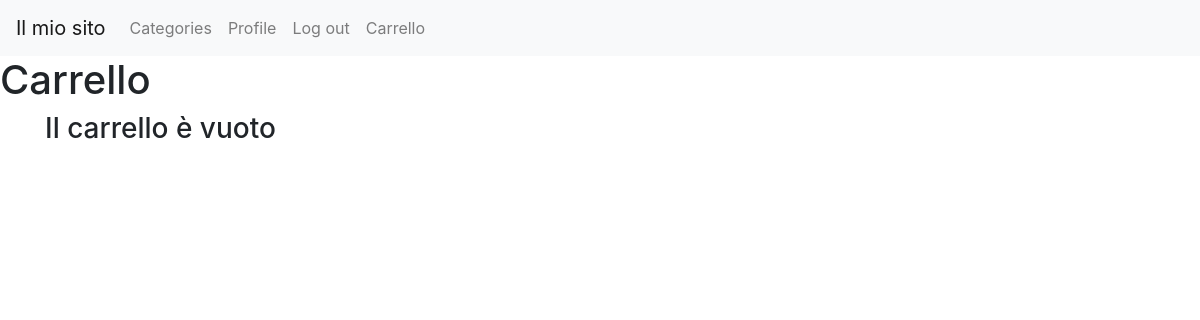
Page /page_carrello.php (signed in) on the earlier database version.
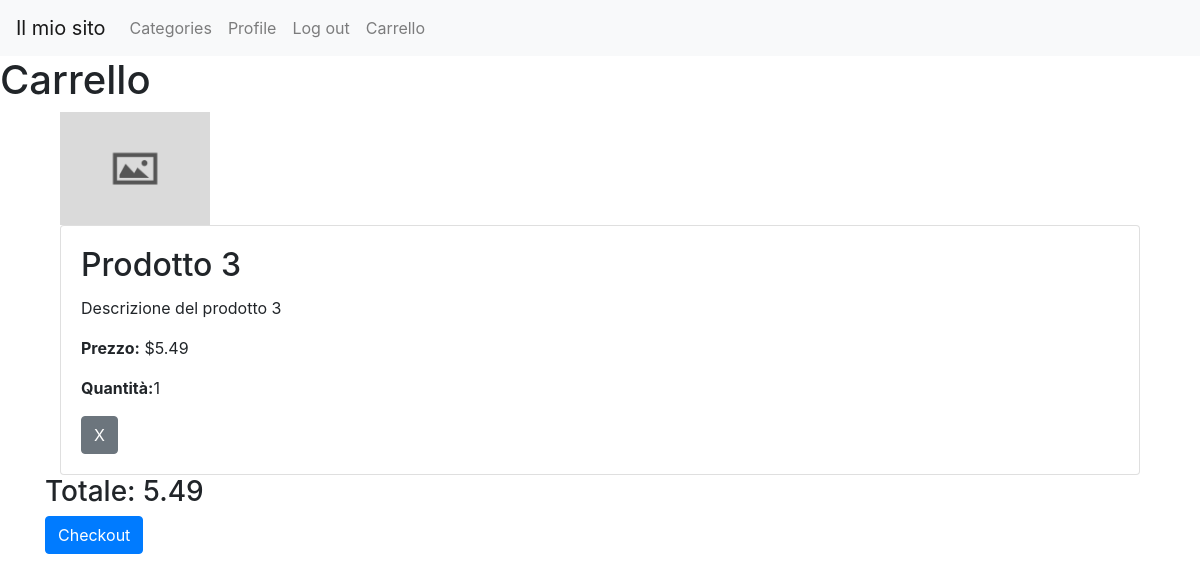
Same page on the later database version.
### tables this page shows
CREATE TABLE `aggiunta_carrello` (
  `ID` int(11) NOT NULL,
  `idProdotto` int(11) DEFAULT NULL,
  `idCarrello` int(11) DEFAULT NULL,
  `quantita_carrello` int(11) DEFAULT NULL
);

CREATE TABLE `prodotto` (
  `ID` int(11) NOT NULL,
  `nome` varchar(255) DEFAULT NULL,
  `descrizione` text DEFAULT NULL,
  `prezzo` decimal(10,2) DEFAULT NULL,
  `quantita` int(11) DEFAULT NULL,
  `img_path` varchar(255) NOT NULL
);

### classi/db_connection.php (called while the page is built, shortened)
<?php
class Database {
    private $servername = "localhost";
    private $username = "root";
    private $password = "";
    private $dbname = "ecommerce";
    private $conn;
    private function __construct() {
        $this->conn = new mysqli($this->servername, $this->username, $this->password, $this->dbname);
    }
    function read_table($table, $where = null, $type_where=null) {
        $sql = "SELECT * FROM $table";
        if ($where !== null) {
            $sql .= " WHERE ";
            $params = [];
            foreach ($where as $field => $value) {
                $sql .= "$field = ? AND ";
                $params[] = $value;
            }
            $sql = substr($sql, 0, -5);
            $conn = $this->conn;
            $stmt = $conn->prepare($sql);
            if($type_where==null)
                $s= str_repeat('s', count($params));
            else
                $s=$type_where;
            $stmt->bind_param($s, ...$params);
        } else {
            $conn = $this->conn;
            $stmt = $conn->prepare($sql);
        }
        $stmt->execute();
        $result = $stmt->get_result();
        return $result;
    }
}
?>

### page_carrello.php (the view, shortened to what this page needs)
<?php
require_once "classi/db_connection.php";
require_once "classi/prodotto.php";
require_once "classi/navbar.php";
$db = Database::getInstance();
$result = false;
if(isset($_SESSION['id']) && $_SESSION['id'] != "") {
    $navbar = new NavBar($_SESSION['id']);
    $result = $db->read_table("(aggiunta_carrello join prodotto on aggiunta_carrello.idProdotto=prodotto.ID) join carrello on aggiunta_carrello.idCarrello = carrello.ID", array("carrello.id_utente"=>$_SESSION['id'], "attivo"=>1), "ii");
} else {
    $navbar = new NavBar();
    if(isset($_COOKIE['id_utente'])){
        $result = $db->read_table("(aggiunta_carrello join prodotto on aggiunta_carrello.idProdotto=prodotto.ID) join carrello on aggiunta_carrello.idCarrello = carrello.ID", array("carrello.id_utente"=>$_COOKIE['id_utente'], "attivo"=>1), "ii");
    }
}
?>
<!DOCTYPE html>
<html lang="en">
<head>
    <link rel="stylesheet" href="https://stackpath.bootstrapcdn.com/bootstrap/4.3.1/css/bootstrap.min.css">
</head>
<body>
    <?php
        echo $navbar->showNavbar();
        $totale = 0;
        echo "<h1>Carrello</h1>";
        echo "<div class='container'>";
        if($result){
            if($result->num_rows > 0){
                while($row = $result->fetch_assoc()){
                    $id_carrello = $row['idCarrello'];
                    $prodotto = new Prodotto(
                        $row['idProdotto'],
                        $row['nome'],
                        $row['descrizione'],
                        $row['prezzo'],
                        $row['quantita'],
                        $row['img_path']
                    );
                    $totale += ($prodotto->getPrezzo() * $row['quantita_carrello']);
                    echo $prodotto->showProdCarrello($row['quantita_carrello']);
                }
                echo "<h3>Totale: $totale</h3>";
                echo "<a href='checkout.php?id_carrello=".$id_carrello."' class='btn btn-primary'>Checkout</a>";
                echo "</div>";
            } else {
                echo "<h3>Il carrello è vuoto</h3>";
            }
        } else {
            echo "<h3>Il carrello è vuoto</h3>";
        }
    ?>
</body>
</html>

### classi/prodotto.php (shortened to what this page needs)
<?php
class Prodotto {
    private $id;
    private $nome;
    private $descrizione;
    private $prezzo;
    private $path;
    public function __construct($id, $nome, $descrizione, $prezzo, $quantita, $path) {
        $this->id = $id;
        $this->nome = $nome;
        $this->descrizione = $descrizione;
        $this->prezzo = $prezzo;
        if($path){
            $this->path = $path;
        }
        else{
            $this->path="default-image.jpg";
        }
    }
    public function getPrezzo() {
        return $this->prezzo;
    }
    public function showProdCarrello($quantita_carrello){
        $s='<div class="container">';
        $s.='<div class="product-img">';
        $s.='<img src="img/'.$this->path.'" class="img-fluid" alt="Immagine Prodotto" width="150" height="150">';
        $s.='</div>';
        $s.='<div class="card">';
        $s.='<div class="card-body">';
        $s.='<h2 class="card-title">'.$this->nome.'</h2>';
        $s.='<p class="card-text">'.$this->descrizione.'</p>';
        $s.='<p class="card-text"><strong>Prezzo:</strong> $'.$this->prezzo.'</p>';
        $s.='<p class="card-text"><strong>Quantità:</strong>'.$quantita_carrello.'</p>
        <a href="script/elimina_prodotto_carrello.php?id_prodotto='.$this->id.'" class="btn btn-secondary">X</a>
        </div></div></div>';
        return $s;
    }
}
?>

Differences in the rows shown:
added aggiunta_carrello: idProdotto.nome "Prodotto 3", idProdotto.descrizione "Descrizione del prodotto 3", idProdotto.prezzo "5.49", quantita_carrello "1"
Other differences:
$totale: (not shown) → "5.49"
text no longer shown: "Il carrello è vuoto"
text now shown: "Totale: Checkout"
